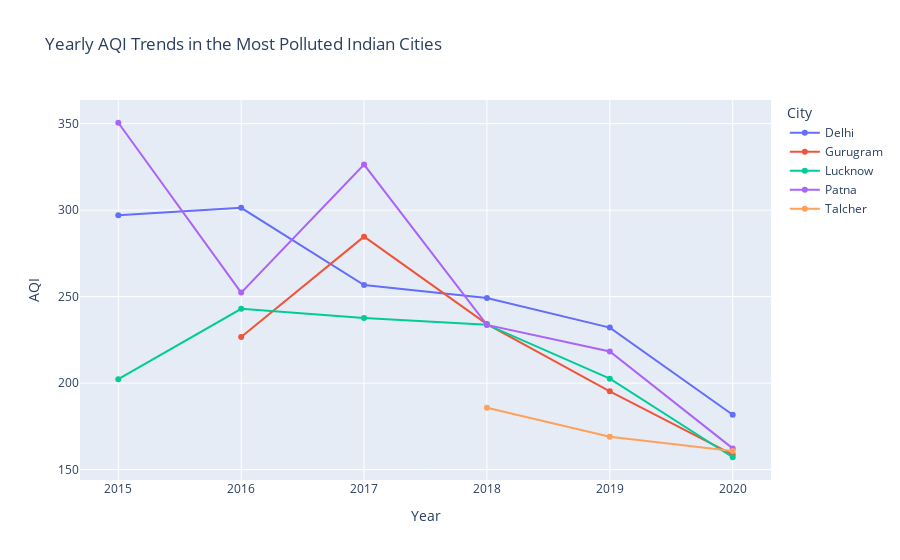

Here is the notebook cell this chart was saved with:
### Code cell
top_cities_no_ahm = city_avg_no_ahm.head(5)["City"]

yearly_no_ahm = (
    df_no_ahm[df_no_ahm["City"].isin(top_cities_no_ahm)]
    .groupby(["Year", "City"])["AQI"]
    .mean()
    .reset_index()
)

fig = px.line(
    yearly_no_ahm,
    x="Year",
    y="AQI",
    color="City",
    markers=True,
    title="Yearly AQI Trends in the Most Polluted Indian Cities "
)

fig.show()
# fig.write_html(
#     "../plots/major_city.html",
#     include_plotlyjs="cdn",
#     full_html=False
# )

### Figure 1 — Plotly figure (JSON) as saved in the notebook; plotly's stock layout.template omitted (floating-point values rounded to 4 significant figures)
{"data": [{"hovertemplate": "City=Delhi<br>Year=%{x}<br>AQI=%{y}<extra></extra>", "legendgroup": "Delhi", "line": {"color": "#636efa", "dash": "solid"}, "marker": {"symbol": "circle"}, "mode": "lines+markers", "name": "Delhi", "orientation": "v", "showlegend": true, "type": "scatter", "x": [2015, 2016, 2017, 2018, 2019, 2020], "xaxis": "x", "y": [297.0, 301.4, 256.7, 249.2, 232.1, 181.7], "yaxis": "y"}, {"hovertemplate": "City=Gurugram<br>Year=%{x}<br>AQI=%{y}<extra></extra>", "legendgroup": "Gurugram", "line": {"color": "#EF553B", "dash": "solid"}, "marker": {"symbol": "circle"}, "mode": "lines+markers", "name": "Gurugram", "orientation": "v", "showlegend": true, "type": "scatter", "x": [2015, 2016, 2017, 2018, 2019, 2020], "xaxis": "x", "y": [NaN, 226.7, 284.7, 234.2, 195.2, 158.7], "yaxis": "y"}, {"hovertemplate": "City=Lucknow<br>Year=%{x}<br>AQI=%{y}<extra></extra>", "legendgroup": "Lucknow", "line": {"color": "#00cc96", "dash": "solid"}, "marker": {"symbol": "circle"}, "mode": "lines+markers", "name": "Lucknow", "orientation": "v", "showlegend": true, "type": "scatter", "x": [2015, 2016, 2017, 2018, 2019, 2020], "xaxis": "x", "y": [202.2, 243.0, 237.6, 233.8, 202.6, 157.1], "yaxis": "y"}, {"hovertemplate": "City=Patna<br>Year=%{x}<br>AQI=%{y}<extra></extra>", "legendgroup": "Patna", "line": {"color": "#ab63fa", "dash": "solid"}, "marker": {"symbol": "circle"}, "mode": "lines+markers", "name": "Patna", "orientation": "v", "showlegend": true, "type": "scatter", "x": [2015, 2016, 2017, 2018, 2019, 2020], "xaxis": "x", "y": [350.6, 252.3, 326.4, 233.6, 218.3, 162.3], "yaxis": "y"}, {"hovertemplate": "City=Talcher<br>Year=%{x}<br>AQI=%{y}<extra></extra>", "legendgroup": "Talcher", "line": {"color": "#FFA15A", "dash": "solid"}, "marker": {"symbol": "circle"}, "mode": "lines+markers", "name": "Talcher", "orientation": "v", "showlegend": true, "type": "scatter", "x": [2017, 2018, 2019, 2020], "xaxis": "x", "y": [NaN, 185.7, 169.0, 160.7], "yaxis": "y"}], "layout": {"legend": {"title": {"text": "City"}, "tracegroupgap": 0}, "title": {"text": "Yearly AQI Trends in the Most Polluted Indian Cities "}, "xaxis": {"anchor": "y", "domain": [0, 1], "title": {"text": "Year"}}, "yaxis": {"anchor": "x", "domain": [0, 1], "title": {"text": "AQI"}}}}
